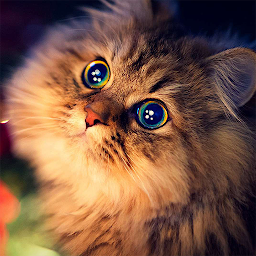
#> input picture kedi.jpg, 256 x 256 px
$ python scale2x.py
#> lines starting #> are read from the running program, lines starting #| are printed output that depends on the picture
from PIL import Image

# Görseli aç
img = Image.open("./kedi.jpg")
#> img is the input picture: PIL image 256x256 RGBA; mean R, G, B, A 124.6, 87.7, 68.3, 254.9


# RGBA ise RGB'ye çevir
if img.mode == "RGBA":
    img = img.convert("RGB")
#> img: PIL image 256x256 RGB

# Orijinal boyutları al
width, height = img.size
#> width = 256; height = 256

# Yeni boyutları hesapla (2 katı)
new_size = (width * 2, height * 2)
#> new_size = (512, 512)

# Yeniden boyutlandır
img_resized = img.resize(new_size, Image.LANCZOS)
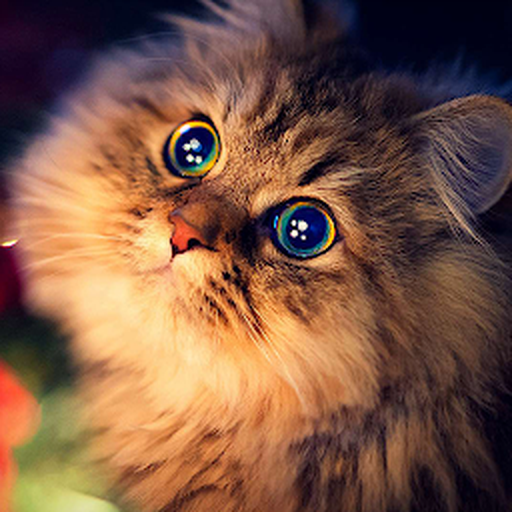
#> img_resized: PIL image 512x512 RGB; mean R, G, B 124.6, 87.7, 68.3

# Yeni görseli kaydet
img_resized.save("kedi2_PIL.jpg")
